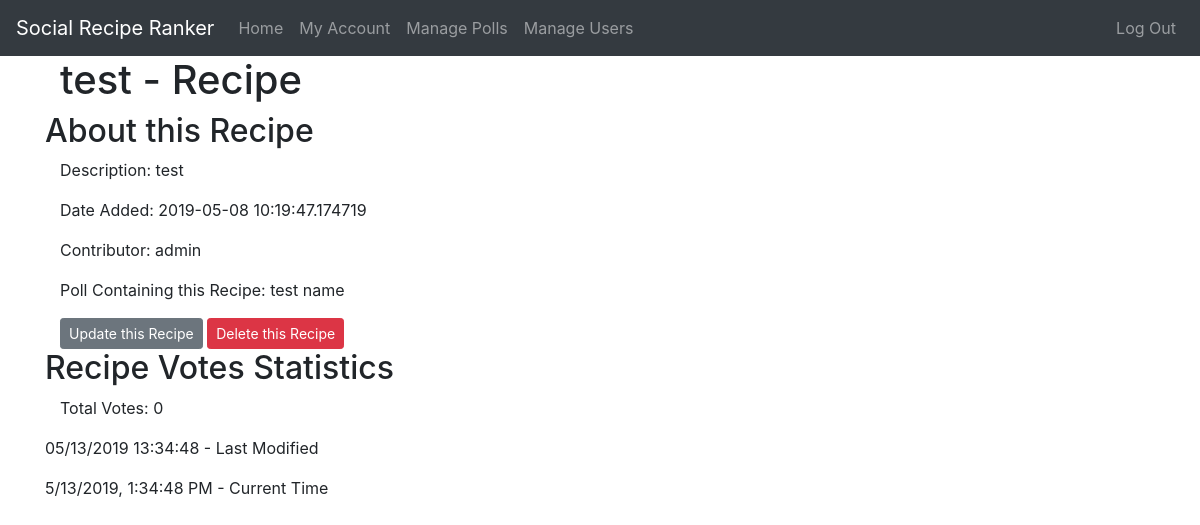
The page /recipe/1 (signed in) on the database as committed earlier.
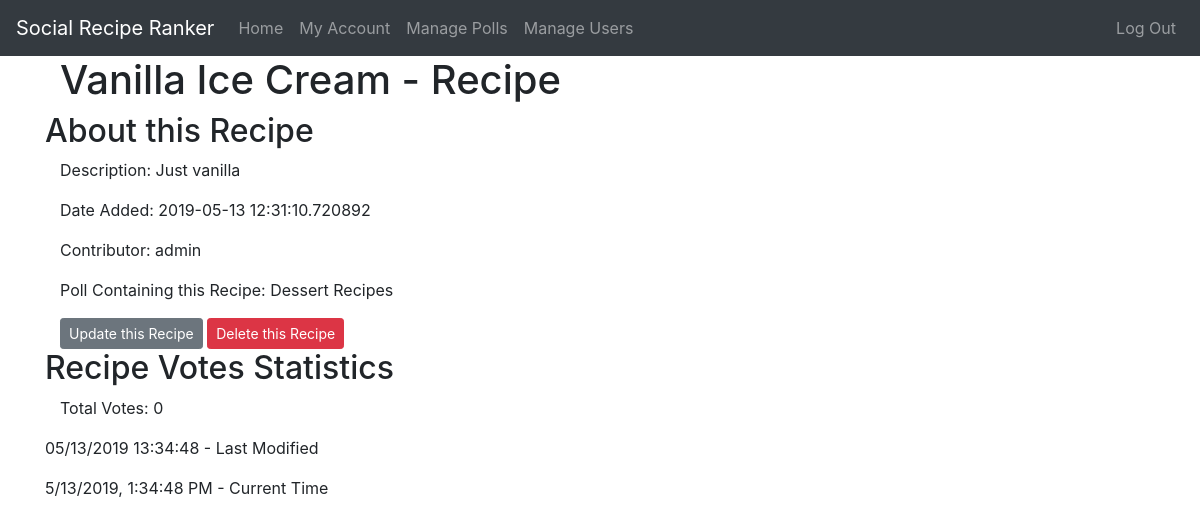
The same page on the database as committed later.
### app/models.py (models this page shows, shortened)
class Recipe(db.Model):
    id = db.Column(db.Integer, primary_key=True)
    name = db.Column(db.String(64), nullable=False, index=True)
    description = db.Column(db.String(256), nullable=True)
    date_added = db.Column(db.DateTime, nullable=False, index=True, default=datetime.utcnow)
    contributor_id = db.Column(db.Integer, db.ForeignKey('user.id'), nullable=False)
    poll_id = db.Column(db.Integer, db.ForeignKey('poll.id'), nullable=False)
    votes_count = db.Column(db.Integer, nullable=False, default=0)

class Poll(db.Model):
    id = db.Column(db.Integer, primary_key=True)
    name = db.Column(db.String(64), nullable=False, index=True)
    description = db.Column(db.String(256), nullable=True)
    date_created = db.Column(db.DateTime, nullable=False, index=True, default=datetime.utcnow)
    creator_id = db.Column(db.Integer, db.ForeignKey('user.id'), nullable=False)
    recipes = db.relationship("Recipe", backref='poll', lazy='dynamic')

### app/routes.py (the view)
@app.route('/recipe/<int:recipe_id>')
@login_required
def recipe(recipe_id):
    if current_user.is_admin:
        recipe = Recipe.query.get_or_404(recipe_id)
        return render_template('recipe.html', title=recipe.name + ' - Recipe', users=User, polls=Poll, recipe=recipe)
    else:
        abort(403)

### app/models.py (called while the page is built)
@login_manager.user_loader
def load_user(id):
    return User.query.get(int(id))

### app/templates/recipe.html (shortened to what this page needs)
{% extends "base.html" %}
{% block content %}
<article class="container">
    <header>
        <h1>{{ recipe.name }} - Recipe</h1>
    </header>
    <section class="row">
        <h2>About this Recipe</h2>
        <div class="container">
            <p>Description: {{ recipe.description }}</p>
            <p>Date Added: {{ recipe.date_added }}</p>
            <p>Contributor: {{ users.query.filter_by(id=recipe.contributor_id).first().username }}</p>
            <p>Poll Containing this Recipe: {{ polls.query.filter_by(id=recipe.poll_id).first().name }}</p>
            <a class="btn btn-secondary btn-sm" href="{{ url_for('update_recipe', recipe_id=recipe.id) }}">Update this Recipe</a>
            <button type="button" class="btn btn-danger btn-sm" data-toggle="modal"
                data-target="#deleteModal">Delete this Recipe</button>
        </div>
    </section>
    <section class="row">
        <h2>Recipe Votes Statistics</h2>
        <div class="container">
            <p>Total Votes: {{ recipe.votes_count }}</p>
        </div>
    </section>
</article>
{% endblock %}

Rows that differ between the two databases and show on the page:
no longer on this page (row edited): Poll: query.filter_by "test name"
changed Recipe: name "test" → "Vanilla Ice Cream"; description "test" → "Just vanilla"; date_added "2019-05-08 10:19:47.174719" → "2019-05-13 12:31:10.720892"
now on this page (row edited): Poll: query.filter_by "Dessert Recipes"
